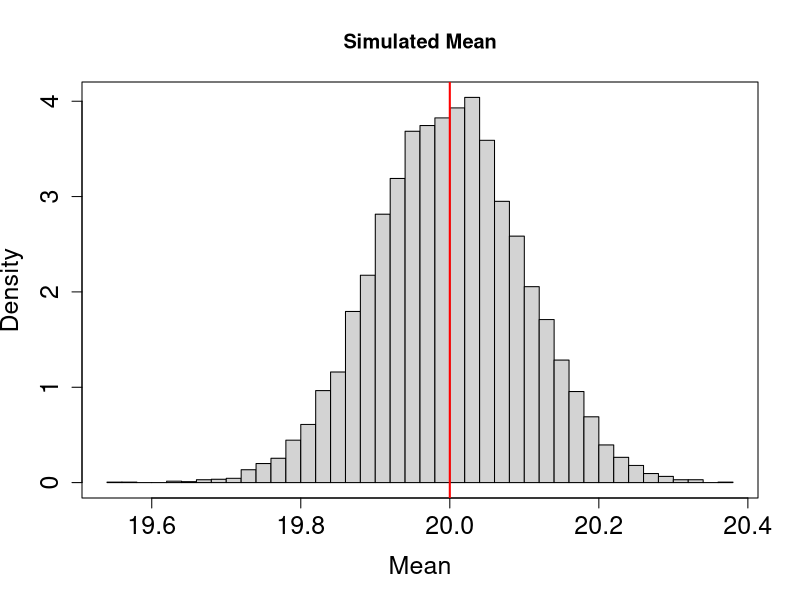
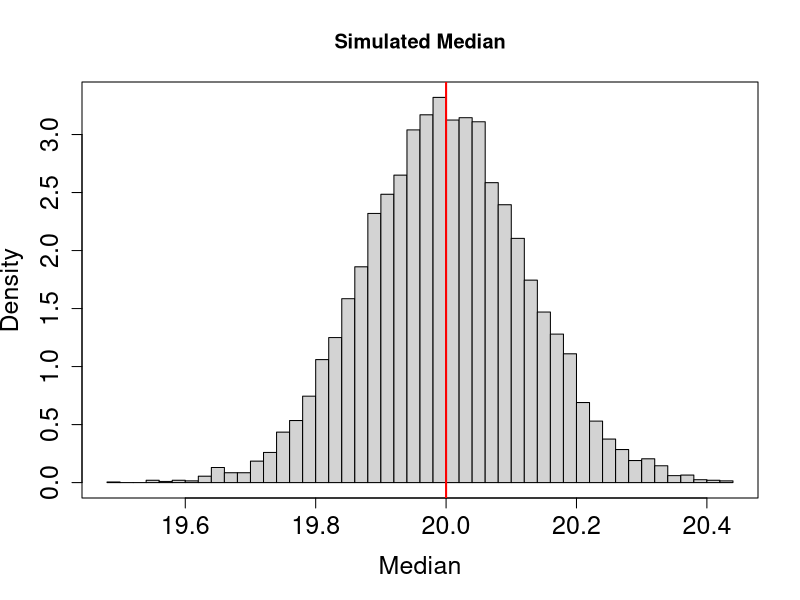
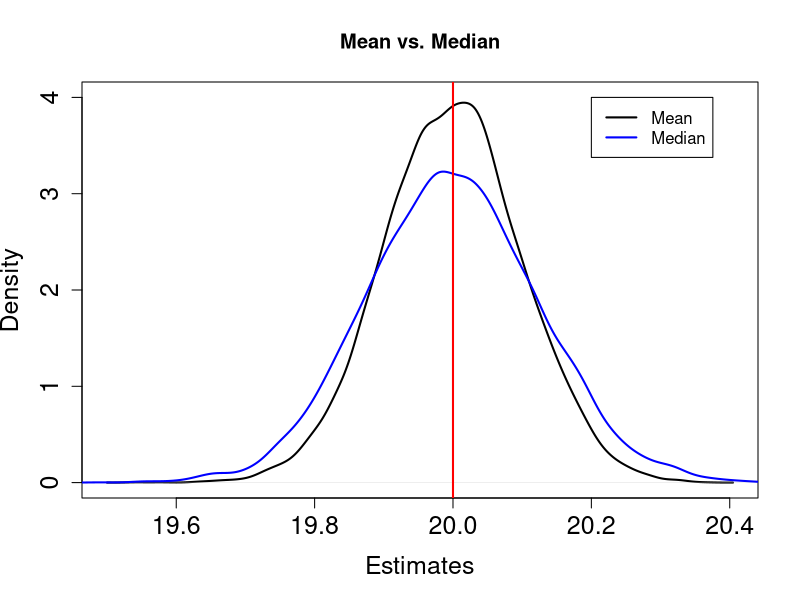
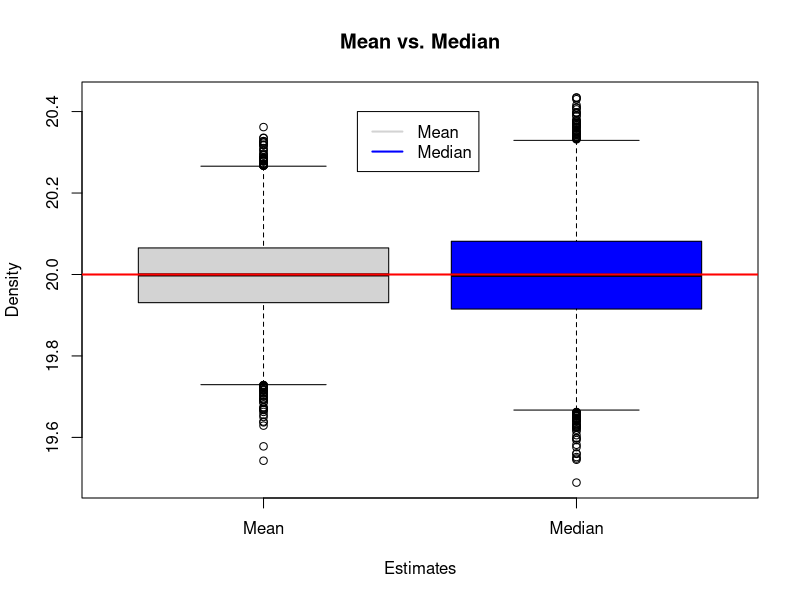
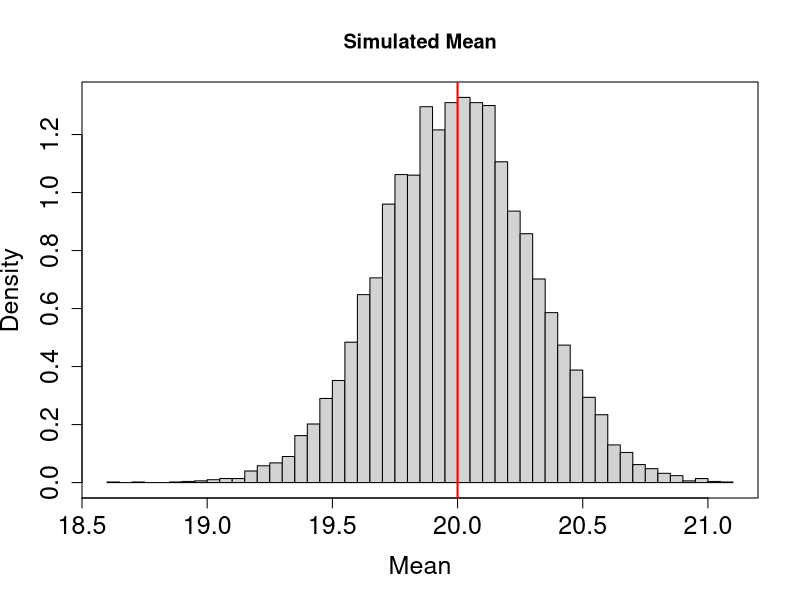
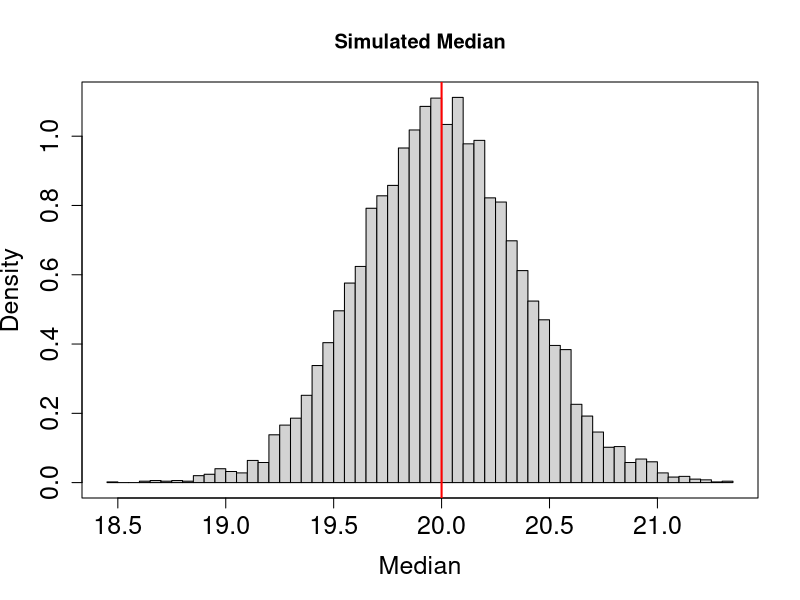
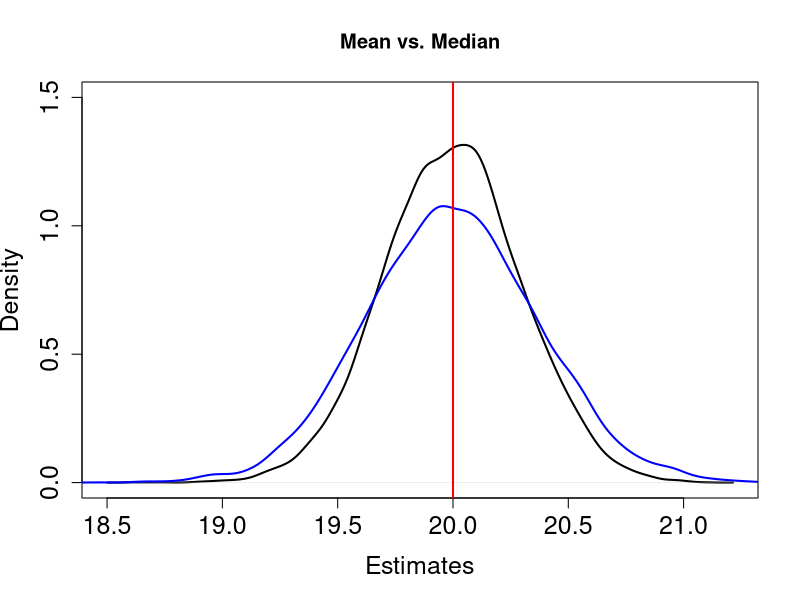
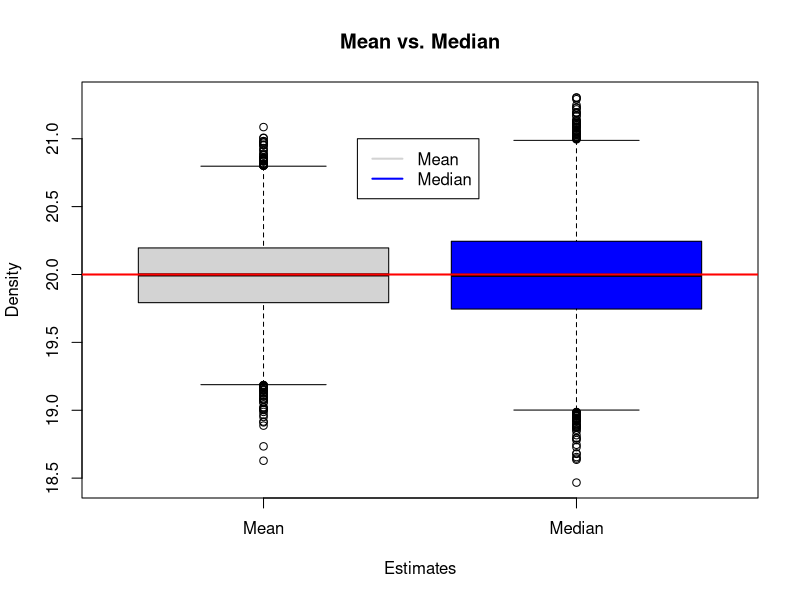

R code for these plots, in order:
rm(list=ls())

# Number of samples
M <- 10000
# Sample size
ns <- 100

##############################################################################
# Data generated from a N(20,1)
##############################################################################
sim.mean <- sim.median <- vector()

for(i in 1:M){
  set.seed(i)
  data0 <- rnorm(ns, 20, 1)
  sim.mean[i] <- mean(data0)
  sim.median[i] <- median(data0)
}

# Histogram of the Means
hist(sim.mean, probability = T, xlab = "Mean", ylab = "Density", main = "Simulated Mean", breaks = 50, 
     cex.axis = 1.5, cex.lab = 1.5)
box()
abline(v = 20, lwd = 2, col = "red")

# Histogram of the Medians
hist(sim.median, probability = T, xlab = "Median", ylab = "Density", main = "Simulated Median", breaks = 50, 
     cex.axis = 1.5, cex.lab = 1.5)
box()
abline(v = 20, lwd = 2, col = "red")


# Smooth density comparison
plot(density(sim.mean), col="black", ylim = c(0,4), lwd = 2, 
     xlab = "Estimates", ylab = "Density", main = "Mean vs. Median",
     cex.axis = 1.5, cex.lab = 1.5)
points(density(sim.median), col="blue", type = "l", lwd = 2)
abline(v = 20, lwd = 2, col = "red")
legend(20.2, 4, legend=c("Mean", "Median"),
       col=c("black", "blue"), lty=1, cex=1, lwd = 2)

# Boxplot comparison
boxplot(sim.mean, sim.median, names = c("Mean","Median"), col=c('lightgray','blue'),
        xlab = "Estimates", ylab = "Density", main = "Mean vs. Median")
abline(h = 20, lwd = 2, col = "red")
legend(1.3, 20.4, legend=c("Mean", "Median"),
       col=c('lightgray','blue'), lty=1, cex=1, lwd = 2)        


##############################################################################
# Data generated from a normal distribution N(20,9)
##############################################################################
sim.mean<- sim.median <- vector()

for(i in 1:M){
  set.seed(i)
  data0 <- rnorm(ns, 20, 3)
  sim.mean[i] <- mean(data0)
  sim.median[i] <- median(data0)
}

# Histogram of the Means
hist(sim.mean, probability = T, xlab = "Mean", ylab = "Density", main = "Simulated Mean", breaks = 50, 
     cex.axis = 1.5, cex.lab = 1.5)
box()
abline(v = 20, lwd = 2, col = "red")

# Histogram of the Medians
hist(sim.median, probability = T, xlab = "Median", ylab = "Density", main = "Simulated Median", breaks = 50, 
     cex.axis = 1.5, cex.lab = 1.5)
box()
abline(v = 20, lwd = 2, col = "red")


# Smooth density comparison
plot(density(sim.mean), col="black", ylim = c(0,1.5), lwd = 2, 
     xlab = "Estimates", ylab = "Density", main = "Mean vs. Median",
     cex.axis = 1.5, cex.lab = 1.5)
points(density(sim.median), col="blue", type = "l", lwd = 2)
abline(v = 20, lwd = 2, col = "red")
legend(20.2, 4, legend=c("Mean", "Median"),
       col=c("black", "blue"), lty=1, cex=1, lwd = 2)

# Boxplot comparison
boxplot(sim.mean, sim.median, names = c("Mean","Median"), col=c('lightgray','blue'),
        xlab = "Estimates", ylab = "Density", main = "Mean vs. Median")
abline(h = 20, lwd = 2, col = "red")
legend(1.3, 21, legend=c("Mean", "Median"),
       col=c('lightgray','blue'), lty=1, cex=1, lwd = 2)    


#####################################################################################################
# Data simulated from a contaminated normal data
# 95% simulated from a N(20,1) and 5% simulated from a t distribution with 2 df and location 20
#####################################################################################################

sim.mean <- sim.median <- vector()

for(i in 1:M){
  set.seed(i)
  data0 <- c(rnorm(ns*0.95, 20, 1), 20+rt(ns*0.05, df = 2) )
  sim.mean[i] <- mean(data0)
  sim.median[i] <- median(data0)
}

# Histogram of the Means
hist(sim.mean, probability = T, xlab = "Mean", ylab = "Density", main = "Simulated Mean", breaks = 50, 
     cex.axis = 1.5, cex.lab = 1.5)
box()
abline(v = 20, lwd = 2, col = "red")

# Proportion of estimates smaller than 19.75 and greater than 20.25
mean(sim.mean > 20.25) + mean(sim.mean < 19.75)


# Histogram of the Medians
hist(sim.median, probability = T, xlab = "Median", ylab = "Density", main = "Simulated Median", breaks = 50, 
     cex.axis = 1.5, cex.lab = 1.5)
box()
abline(v = 20, lwd = 2, col = "red")


# Smooth density comparison
plot(density(sim.mean), col="black", ylim = c(0,4), lwd = 2, 
     xlab = "Estimates", ylab = "Density", main = "Mean vs. Median",
     cex.axis = 1.5, cex.lab = 1.5)
points(density(sim.median), col="blue", type = "l", lwd = 2)
abline(v = 20, lwd = 2, col = "red")
legend(20.2, 4, legend=c("Mean", "Median"),
       col=c("black", "blue"), lty=1, cex=1, lwd = 2)

# Boxplot comparison
boxplot(sim.mean, sim.median, names = c("Mean","Median"), col=c('lightgray','blue'),
        xlab = "Estimates", ylab = "Density", main = "Mean vs. Median")
abline(h = 20, lwd = 2, col = "red")
legend(1.3, 24, legend=c("Mean", "Median"),
       col=c('lightgray','blue'), lty=1, cex=1, lwd = 2) 

###################################################################################################
# Data simulated from a contaminated normal data
# 90% simulated from a N(20,1) and 10% simulated from a t distribution with 2 df
###################################################################################################


sim.mean <- sim.median <- vector()

for(i in 1:M){
  set.seed(i)
  data0 <- c(rnorm(ns*0.90, 20, 1), 20+rt(ns*0.10, df = 2) )
  sim.mean[i] <- mean(data0)
  sim.median[i] <- median(data0)
}

# Histogram of the Means
hist(sim.mean, probability = T, xlab = "Mean", ylab = "Density", main = "Simulated Mean", breaks = 50, 
     cex.axis = 1.5, cex.lab = 1.5)
box()
abline(v = 20, lwd = 2, col = "red")


# Histogram of the Medians
hist(sim.median, probability = T, xlab = "Median", ylab = "Density", main = "Simulated Median", breaks = 50, 
     cex.axis = 1.5, cex.lab = 1.5)
box()
abline(v = 20, lwd = 2, col = "red")


# Smooth density comparison
plot(density(sim.mean), col="black", ylim = c(0,4), lwd = 2, 
     xlab = "Estimates", ylab = "Density", main = "Mean vs. Median",
     cex.axis = 1.5, cex.lab = 1.5)
points(density(sim.median), col="blue", type = "l", lwd = 2)
abline(v = 20, lwd = 2, col = "red")
legend(20.2, 4, legend=c("Mean", "Median"),
       col=c("black", "blue"), lty=1, cex=1, lwd = 2)

# Boxplot comparison
boxplot(sim.mean, sim.median, names = c("Mean","Median"), col=c('lightgray','blue'),
        xlab = "Estimates", ylab = "Density", main = "Mean vs. Median")
abline(h = 20, lwd = 2, col = "red")
legend(1.3, 25, legend=c("Mean", "Median"),
       col=c('lightgray','blue'), lty=1, cex=1, lwd = 2)
